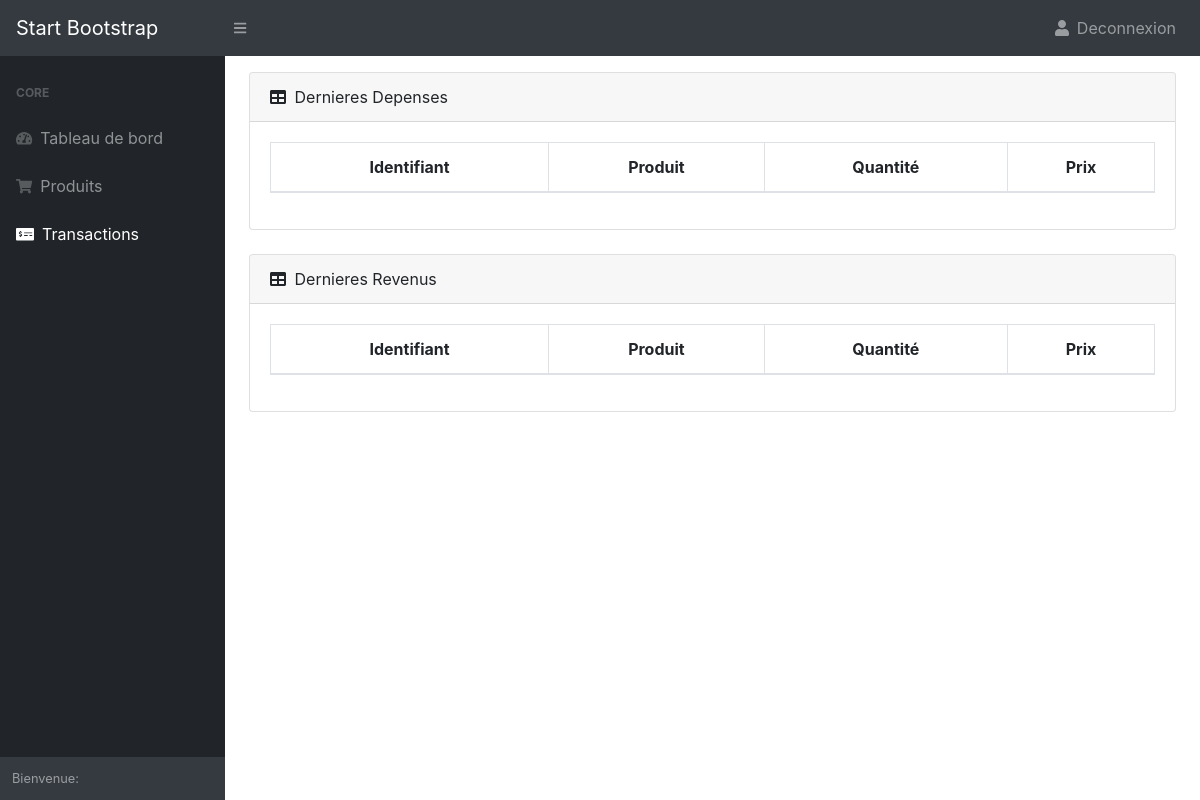
Page /transaction (signed in) on the earlier database version.
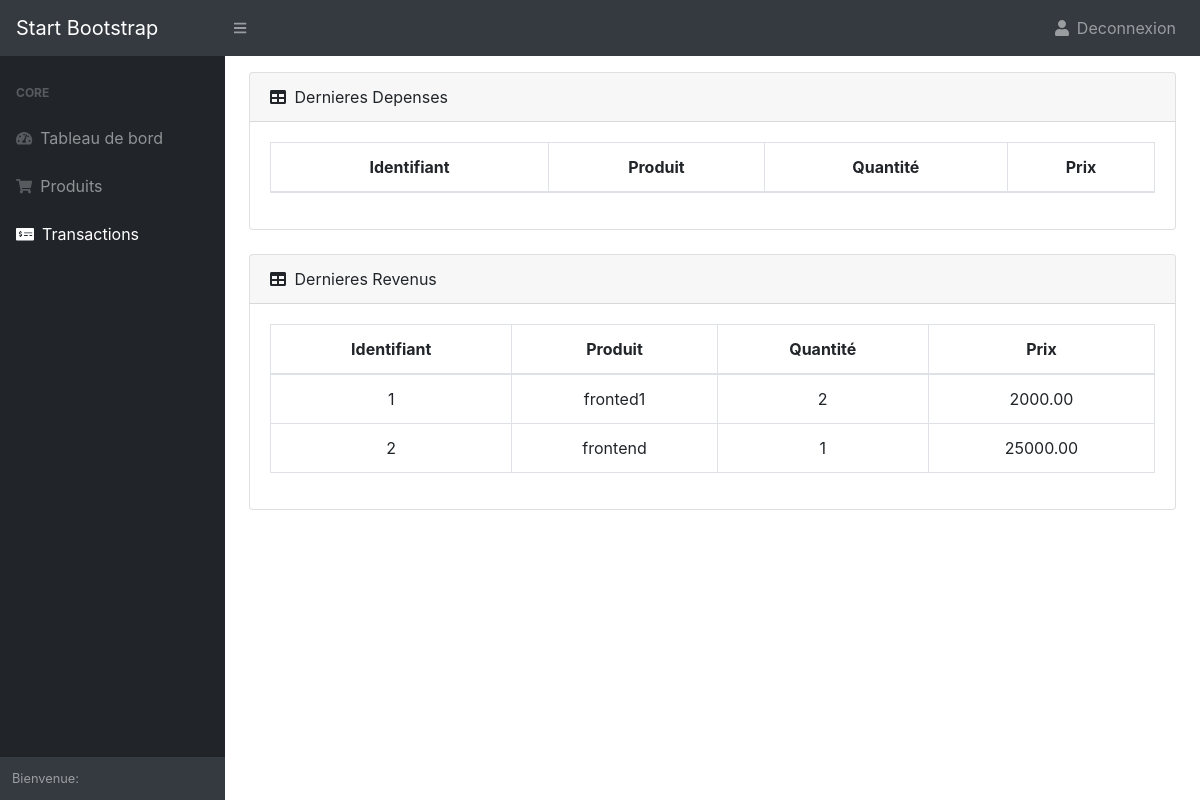
Same page on the later database version.
### transactions/models.py (models this page shows, shortened)
class Transaction(models.Model):
    SPENT= 0
    INCOME=1
    TRANSACTION_TYPE = [(SPENT ,"Dépense"),(INCOME, "Revenu")]
    transaction_type=models.PositiveIntegerField(choices=TRANSACTION_TYPE, default=SPENT)
    product=models.ForeignKey(Product, on_delete=models.SET_NULL, null= True)
    quantity=models.PositiveIntegerField(default=1)
    price=models.DecimalField(default=0, max_digits=13, decimal_places=2)

### product/models.py (models this page shows, shortened)
class Product(models.Model):
    name=models.CharField(max_length=60)
    image=models.ImageField(upload_to="product/")
    quantity=models.PositiveIntegerField(default=1)
    price=models.DecimalField(default=0, max_digits=13, decimal_places=2)
    created_at=models.DateTimeField(auto_now=True)
    owner= models.ForeignKey(User, on_delete=models.CASCADE)

### transactions/views.py (the view)
# urls.py: path("transaction", transaction_list, name="transaction_list"),
@login_required
def transaction_list(request):
    spent = Transaction.objects.filter(transaction_type = 0)
    income=Transaction.objects.filter(transaction_type = 1)
    return render(request, 'transaction/transaction-list.html', {"spent" : spent ,
     'income' : income })

### stock_management/templates/transaction/transaction-list.html (shortened to what this page needs)
{% extends "base.html" %}
{% block content %}
<div class="card mb-4 mt-3">
    <div class="card-header">
        <i class="fas fa-table mr-1"></i>
        Dernieres Depenses
    </div>
    <div class="card-body">
        <div class="table-responsive">
            <table class="table table-bordered text-center" id="dataTable" width="100%" cellspacing="0">
                <thead>
                    <tr>
                        <th>Identifiant</th>
                        <th>Produit</th>
                        <th>Quantité</th>
                        <th>Prix</th>
                    </tr>
                </thead>
            </table>
        </div>
    </div>
</div>
<div class="card mb-4">
    <div class="card-header">
        <i class="fas fa-table mr-1"></i>
        Dernieres Revenus
    </div>
    <div class="card-body">
        <div class="table-responsive">
            <table class="table table-bordered text-center" id="dataTable" width="100%" cellspacing="0">
                <thead>
                <tr>
                    <th>Identifiant</th>
                    <th>Produit</th>
                    <th>Quantité</th>
                    <th>Prix</th>
                </tr>
            </thead>
            <tbody>
                {% for spent in income %}
                <tr>
                    <td>{{ spent.id }}</td>
                    <td>{{ spent.product.name }}</td>
                    <td>{{ spent.quantity }}</td>
                    <td>{{ spent.price }}</td>
               </tr>
                    {% endfor %}
                </tbody>
            </table>
        </div>
    </div>
</div>
{% endblock content %}

### stock_management/templates/base.html (shortened to what this page needs)
<!DOCTYPE html>
<html lang="en">
{% load static %}
<head>
  <link href="{% static 'css/style.css' %}" rel="stylesheet" />
</head>
<body class="sb-nav-fixed">
  <nav class="sb-topnav navbar navbar-expand navbar-dark bg-dark">
    <a class="navbar-brand" href="#">Start Bootstrap</a>
    <button class="btn btn-link btn-sm order-1 order-lg-0" id="sidebarToggle" href="#!"><i
        class="fas fa-bars"></i></button>
    <ul class="navbar-nav ml-auto">
      <li class="nav-item dropdown">
        <a class="nav-link " id="userDropdown" href="{% url 'logout' %}">
          <i class="fas fa-user fa-fw"></i> Deconnexion</a>
      </li>
    </ul>
  </nav>
  <div id="layoutSidenav">
    <div id="layoutSidenav_nav">
      <nav class="sb-sidenav accordion sb-sidenav-dark" id="sidenavAccordion">
        <div class="sb-sidenav-menu">
          <div class="nav">
            <div class="sb-sidenav-menu-heading">Core</div>
            <a class="nav-link" href="/">
              <div class="sb-nav-link-icon"><i class="fas fa-tachometer-alt"></i></div>
              Tableau de bord
            </a>
            <a class="nav-link" href="{% url 'product_list' %}">
              <div class="sb-nav-link-icon"><i class="fas fa-shopping-cart"></i></div>
              Produits
            </a>
            <a class="nav-link" href="{% url 'transaction_list' %}">
              <div class="sb-nav-link-icon"><i class="fas fa-money-check-alt"></i></div>
              Transactions
            </a>
          </div>
        </div>
        <div class="sb-sidenav-footer">
          <div class="small">Bienvenue: {{ username1 }} </div>
        </div>
      </nav>
    </div>
    <div id="layoutSidenav_content">
      <main>
        <div class="container-fluid">
          {% block content %}
          {% endblock content %}
        </div>
      </main>
    </div>
  </div>
</body>
</html>

Differences in the rows shown:
added Transaction: id "1", product.name "fronted1", quantity "2", price "2000.00"
added Transaction: id "2", product.name "frontend", quantity "1", price "25000.00"
